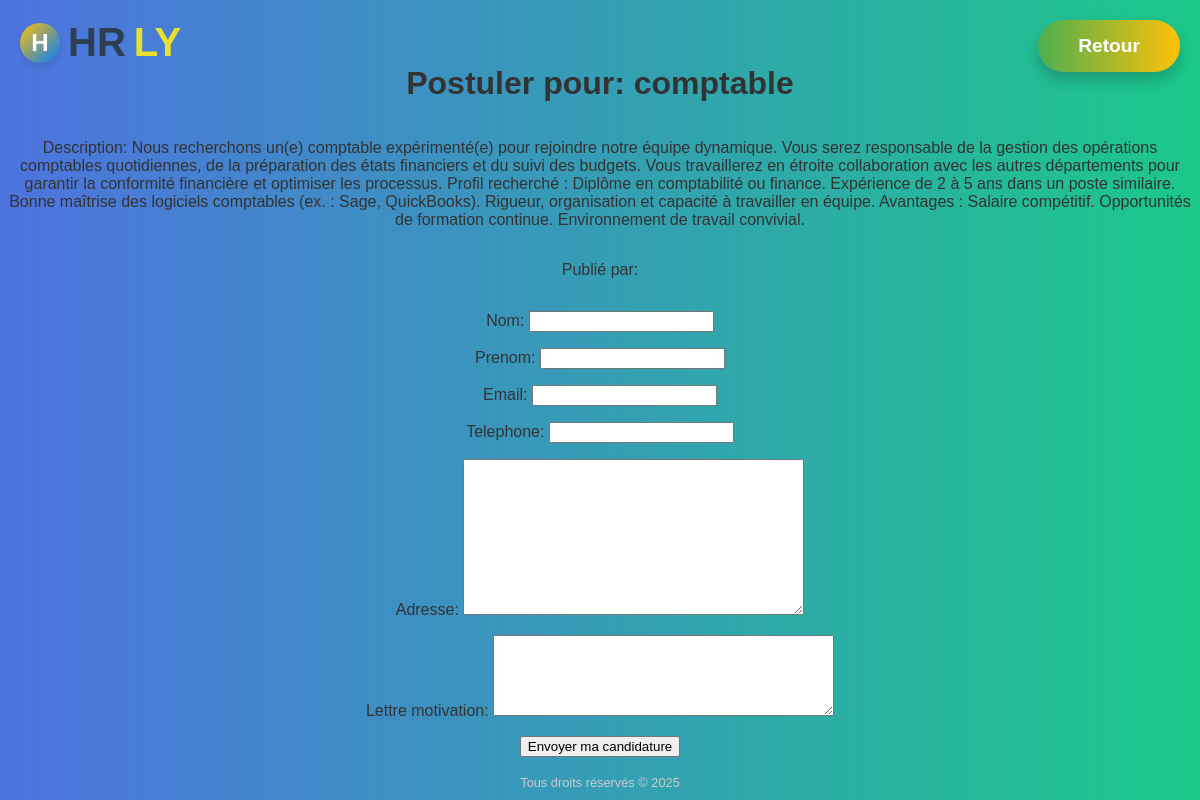
Page /main/postuler/1/ on the committed database.
### projectapp/models.py (models this page shows, shortened)
class OffreEmploi(models.Model):
    titre = models.CharField(max_length=200)
    description = models.TextField()
    date_publication = models.DateTimeField(auto_now_add=True)

### projectapp/views.py (the view)
# urls.py: path('postuler/<int:offre_id>/', views.postuler, name='postuler'),
def postuler(request, offre_id):
    offre = get_object_or_404(OffreEmploi, id=offre_id)
    if request.method == 'POST':
        form = CandidatureForm(request.POST)
        if form.is_valid():
            candidature = form.save(commit=False)
            candidature.candidat = request.user
            candidature.offre = offre
            candidature.save()
            return redirect('mes_candidatures')
    else:
        form = CandidatureForm()
    context = {'form': form, 'offre': offre}
    return render(request, 'condidat/postuler.html', context)

### projectapp/forms.py
class CandidatureForm(forms.ModelForm):
    class Meta:
        model = Candidature
        fields = ['nom', 'prenom', 'email', 'telephone', 'adresse', 'lettre_motivation']
        widgets = {
            'lettre_motivation': forms.Textarea(attrs={'rows': 5}),
        }

### projectapp/templates/condidat/postuler.html (shortened to what this page needs)
<!DOCTYPE html>
<html lang="fr">
<head>
</head>
<body>
  <div class="logo">
    <div class="logo-icon">H</div>
    <span>HR</span><span>ly</span>
  </div>
  <a class="btn-retour" href="{% url 'candidat_home'%}">Retour</a>
  <h1>Postuler pour: {{ offre.titre }}</h1>
  <p>Description: {{ offre.description }}</p>
  <p>Publié par: {{ offre.recruteur.username }}</p>
  <form id="candidature-form" method="post">
      {{ form.as_p }}
      <button type="submit">Envoyer ma candidature</button>
  </form>
  <footer>
    Tous droits réservés © 2025
  </footer>
</body>
</html>

### projectapp/templates/condidat/postuler.html (style rules this page uses)
body { font-family: 'Arial', sans-serif; margin: 0; padding: 0; background: linear-gradient(to right, #4e73df, #1cc88a); color: #333; text-align: center; display: flex; flex-direction: column; justify-content: center; align-items: center; height: 100vh; }
.logo { position: absolute; top: 20px; left: 20px; display: flex; align-items: center; gap: 8px; font-size: 2.5rem; font-weight: 600; color: #2c3e50; text-transform: uppercase; }
.logo span:last-child { color: #e6e12b; }
.logo-icon { width: 40px; height: 40px; background: linear-gradient(135deg, #FFC107, #007BFF); border-radius: 50%; display: flex; justify-content: center; align-items: center; font-size: 1.5rem; color: #fff; font-weight: bold; box-shadow: 0 4px 6px rgba(0, 0, 0, 0.1); }
.btn-retour { position: absolute; top: 20px; right: 20px; display: inline-block; padding: 15px 40px; font-size: 1.2rem; font-weight: bold; color: #fff; text-decoration: none; border-radius: 50px; background: linear-gradient(90deg, #4CAF50, #FFC107); transition: all 0.3s ease; box-shadow: 0 8px 15px rgba(0, 0, 0, 0.2); cursor: pointer; }
footer { position: absolute; bottom: 10px; font-size: 0.8rem; color: #ccc; text-align: center; width: 100%; }

### rows in the picture
OffreEmploi: titre "comptable", description "Nous recherchons un(e) comptable expérimenté(e) pour rejoindre notre équipe dynamique. Vous serez responsable de la gestion des opérations comptables quotidiennes, de la préparation des états financiers et du suivi des budgets. Vous travaillerez en étroite collaboration avec les autres départements pour garantir la conformité financière et optimiser les processus. Profil recherché : Diplôme en comptabilité ou finance. Expérience de 2 à 5 ans dans un poste similaire. Bonne maîtrise des logiciels comptables (ex. : Sage, QuickBooks). Rigueur, organisation et capacité à travailler en équipe. Avantages : Salaire compétitif. Opportunités de formation continue. Environnement de travail convivial."
